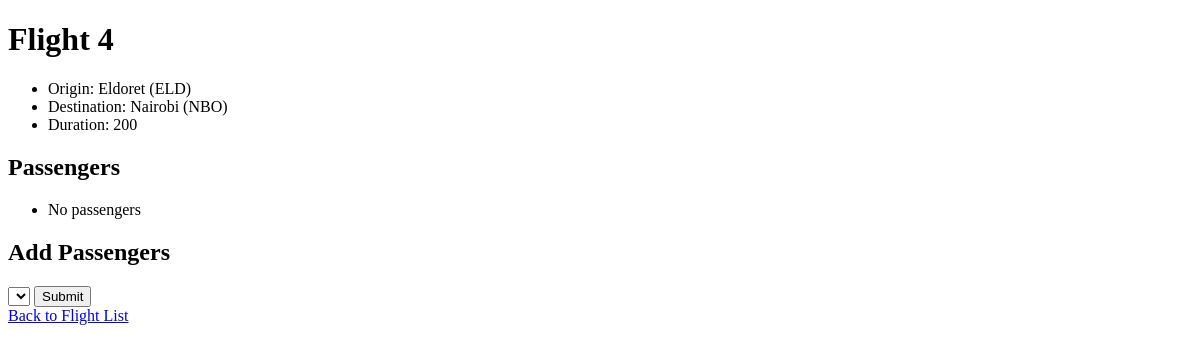
The app's page /flights/4, older data.
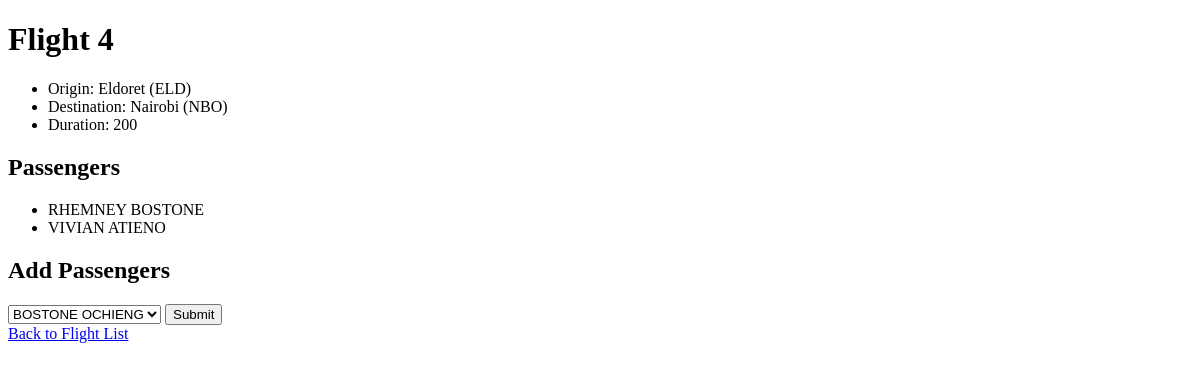
The same page, newer data.
### flights/models.py (models this page shows)
class Passenger(models.Model):
    FirstName = models.CharField(max_length=100)
    SecondName = models.CharField(max_length=100)
    flights = models.ManyToManyField(Flight, blank=True, related_name="passengers")
    def __str__(self):
        return f"{self.FirstName} {self.SecondName}"

### flights/views.py (the view)
# urls.py: path("<int:flight_id>", views.flight, name="flight"),
def flight(request, flight_id):
    flight = Flight.objects.get(pk=flight_id)
    return render(request, "flights/flight.html", {
        "flight": flight,
        "passengers": flight.passengers.all(),
        "non_passengers": Passenger.objects.exclude(flights=flight).all()
    })

### flights/models.py (called while the page is built)
    def __str__(self):
        return f"{self.city} ({self.code})"

### flights/templates/flights/flight.html (shortened to what this page needs)
{% extends "flights/layout.html" %}
{% block body %}
    <h1>Flight {{ flight.id }}</h1>
    <ul>
        <li> Origin: {{ flight.origin }}</li>
        <li>Destination: {{ flight.destination }}</li>
        <li>Duration: {{ flight.duration }} </li>
    </ul>
    <h2>Passengers</h2>
    <ul>
        {% for passenger in passengers %}
            <li> {{ passenger }}</li>
        {% empty %}
            <li>No passengers </li>
        {% endfor %}
    </ul>
    <h2>Add Passengers</h2>
    <form method="post" action="{% url 'book' flight.id %}">
        <select name="passenger">
            {% for passenger in non_passengers %}
                <option value="{{ passenger.id}}">{{ passenger }} </option>
            {% endfor %}
        </select>
        <input type="submit">
    </form>
    <a href="{% url 'index' %}">Back to Flight List</a>
{% endblock %}

Row changes from the older to the newer data that the page shows:
added Passenger: FirstName+SecondName "RHEMNEY BOSTONE"
added Passenger: FirstName+SecondName "VIVIAN ATIENO"
Text that changed along with them:
form field passenger: (not shown) → "BOSTONE OCHIENG"
text no longer shown: "No passengers"
